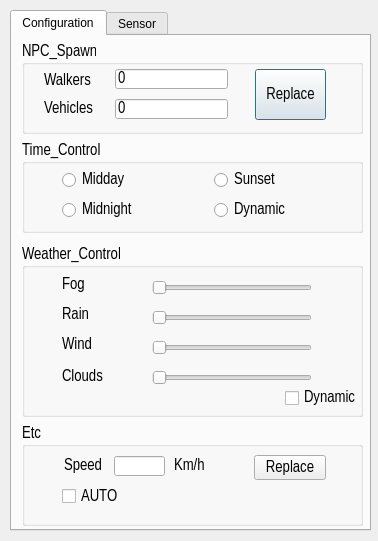
<?xml version="1.0" encoding="UTF-8"?>
<ui version="4.0">
 <class>Carla_Simulator</class>
 <widget class="QDialog" name="Carla_Simulator">
  <property name="geometry">
   <rect>
    <x>0</x>
    <y>0</y>
    <width>378</width>
    <height>541</height>
   </rect>
  </property>
  <property name="windowTitle">
   <string>Carla_Simulator</string>
  </property>
  <widget class="QTabWidget" name="Simulator">
   <property name="geometry">
    <rect>
     <x>10</x>
     <y>10</y>
     <width>361</width>
     <height>521</height>
    </rect>
   </property>
   <property name="currentIndex">
    <number>0</number>
   </property>
   <widget class="QWidget" name="tab">
    <attribute name="title">
     <string>Configuration</string>
    </attribute>
    <widget class="QGroupBox" name="groupBox_Time">
     <property name="geometry">
      <rect>
       <x>10</x>
       <y>106</y>
       <width>341</width>
       <height>91</height>
      </rect>
     </property>
     <property name="font">
      <font>
       <family>Arial Narrow</family>
       <pointsize>12</pointsize>
      </font>
     </property>
     <property name="title">
      <string>Time_Control</string>
     </property>
     <widget class="QRadioButton" name="radioButton_1">
      <property name="geometry">
       <rect>
        <x>40</x>
        <y>30</y>
        <width>90</width>
        <height>16</height>
       </rect>
      </property>
      <property name="font">
       <font>
        <family>Arial Narrow</family>
        <pointsize>12</pointsize>
       </font>
      </property>
      <property name="text">
       <string>Midday</string>
      </property>
     </widget>
     <widget class="QRadioButton" name="radioButton_2">
      <property name="geometry">
       <rect>
        <x>192</x>
        <y>30</y>
        <width>90</width>
        <height>16</height>
       </rect>
      </property>
      <property name="font">
       <font>
        <family>Arial Narrow</family>
        <pointsize>12</pointsize>
       </font>
      </property>
      <property name="text">
       <string>Sunset</string>
      </property>
     </widget>
     <widget class="QRadioButton" name="radioButton_3">
      <property name="geometry">
       <rect>
        <x>40</x>
        <y>60</y>
        <width>90</width>
        <height>16</height>
       </rect>
      </property>
      <property name="font">
       <font>
        <family>Arial Narrow</family>
        <pointsize>12</pointsize>
       </font>
      </property>
      <property name="text">
       <string>Midnight</string>
      </property>
     </widget>
     <widget class="QRadioButton" name="radioButton_auto">
      <property name="geometry">
       <rect>
        <x>192</x>
        <y>60</y>
        <width>90</width>
        <height>16</height>
       </rect>
      </property>
      <property name="font">
       <font>
        <family>Arial Narrow</family>
        <pointsize>12</pointsize>
       </font>
      </property>
      <property name="text">
       <string>Dynamic</string>
      </property>
     </widget>
    </widget>
    <widget class="QGroupBox" name="groupBox_NPC">
     <property name="geometry">
      <rect>
       <x>10</x>
       <y>7</y>
       <width>341</width>
       <height>91</height>
      </rect>
     </property>
     <property name="font">
      <font>
       <family>Arial Narrow</family>
       <pointsize>12</pointsize>
      </font>
     </property>
     <property name="title">
      <string>NPC_Spawn</string>
     </property>
     <widget class="QLineEdit" name="Edit_People">
      <property name="geometry">
       <rect>
        <x>93</x>
        <y>26</y>
        <width>113</width>
        <height>20</height>
       </rect>
      </property>
      <property name="text">
       <string>0</string>
      </property>
     </widget>
     <widget class="QLineEdit" name="Edit_Vehicle">
      <property name="geometry">
       <rect>
        <x>93</x>
        <y>56</y>
        <width>113</width>
        <height>20</height>
       </rect>
      </property>
      <property name="text">
       <string>0</string>
      </property>
     </widget>
     <widget class="QPushButton" name="pushButton_NPC_Spawn">
      <property name="geometry">
       <rect>
        <x>233</x>
        <y>26</y>
        <width>71</width>
        <height>51</height>
       </rect>
      </property>
      <property name="font">
       <font>
        <family>Arial Narrow</family>
        <pointsize>12</pointsize>
       </font>
      </property>
      <property name="text">
       <string>Replace</string>
      </property>
     </widget>
     <widget class="QLabel" name="label_9">
      <property name="geometry">
       <rect>
        <x>22</x>
        <y>28</y>
        <width>56</width>
        <height>20</height>
       </rect>
      </property>
      <property name="font">
       <font>
        <family>Arial Narrow</family>
        <pointsize>12</pointsize>
       </font>
      </property>
      <property name="text">
       <string>Walkers</string>
      </property>
     </widget>
     <widget class="QLabel" name="label_10">
      <property name="geometry">
       <rect>
        <x>22</x>
        <y>56</y>
        <width>56</width>
        <height>20</height>
       </rect>
      </property>
      <property name="font">
       <font>
        <family>Arial Narrow</family>
        <pointsize>12</pointsize>
       </font>
      </property>
      <property name="text">
       <string>Vehicles</string>
      </property>
     </widget>
    </widget>
    <widget class="QGroupBox" name="groupBox_Etc">
     <property name="geometry">
      <rect>
       <x>10</x>
       <y>389</y>
       <width>341</width>
       <height>101</height>
      </rect>
     </property>
     <property name="font">
      <font>
       <family>Arial Narrow</family>
       <pointsize>12</pointsize>
      </font>
     </property>
     <property name="title">
      <string>Etc</string>
     </property>
     <widget class="QPushButton" name="pushButton_Speed">
      <property name="geometry">
       <rect>
        <x>232</x>
        <y>30</y>
        <width>72</width>
        <height>25</height>
       </rect>
      </property>
      <property name="font">
       <font>
        <family>Arial Narrow</family>
        <pointsize>12</pointsize>
       </font>
      </property>
      <property name="text">
       <string>Replace</string>
      </property>
     </widget>
     <widget class="QCheckBox" name="checkBox_etc_auto">
      <property name="geometry">
       <rect>
        <x>40</x>
        <y>61</y>
        <width>81</width>
        <height>21</height>
       </rect>
      </property>
      <property name="font">
       <font>
        <family>Arial Narrow</family>
        <pointsize>12</pointsize>
       </font>
      </property>
      <property name="text">
       <string>AUTO</string>
      </property>
     </widget>
     <widget class="QLineEdit" name="lineEdit_speed">
      <property name="geometry">
       <rect>
        <x>92</x>
        <y>31</y>
        <width>51</width>
        <height>20</height>
       </rect>
      </property>
     </widget>
     <widget class="QLabel" name="label_11">
      <property name="geometry">
       <rect>
        <x>152</x>
        <y>31</y>
        <width>56</width>
        <height>20</height>
       </rect>
      </property>
      <property name="font">
       <font>
        <family>Arial Narrow</family>
        <pointsize>12</pointsize>
       </font>
      </property>
      <property name="text">
       <string>Km/h</string>
      </property>
     </widget>
     <widget class="QLabel" name="label_12">
      <property name="geometry">
       <rect>
        <x>42</x>
        <y>31</y>
        <width>41</width>
        <height>20</height>
       </rect>
      </property>
      <property name="font">
       <font>
        <family>Arial Narrow</family>
        <pointsize>12</pointsize>
       </font>
      </property>
      <property name="text">
       <string>Speed</string>
      </property>
     </widget>
    </widget>
    <widget class="QGroupBox" name="groupBox_Weather">
     <property name="geometry">
      <rect>
       <x>10</x>
       <y>210</y>
       <width>341</width>
       <height>171</height>
      </rect>
     </property>
     <property name="font">
      <font>
       <family>Arial Narrow</family>
       <pointsize>12</pointsize>
      </font>
     </property>
     <property name="title">
      <string>Weather_Control</string>
     </property>
     <widget class="QSlider" name="horizontalSlider_fog">
      <property name="geometry">
       <rect>
        <x>130</x>
        <y>31</y>
        <width>160</width>
        <height>22</height>
       </rect>
      </property>
      <property name="maximum">
       <number>100</number>
      </property>
      <property name="orientation">
       <enum>Qt::Horizontal</enum>
      </property>
     </widget>
     <widget class="QSlider" name="horizontalSlider_rain">
      <property name="geometry">
       <rect>
        <x>130</x>
        <y>61</y>
        <width>160</width>
        <height>22</height>
       </rect>
      </property>
      <property name="maximum">
       <number>100</number>
      </property>
      <property name="orientation">
       <enum>Qt::Horizontal</enum>
      </property>
     </widget>
     <widget class="QSlider" name="horizontalSlider_wind">
      <property name="geometry">
       <rect>
        <x>130</x>
        <y>91</y>
        <width>160</width>
        <height>22</height>
       </rect>
      </property>
      <property name="maximum">
       <number>100</number>
      </property>
      <property name="orientation">
       <enum>Qt::Horizontal</enum>
      </property>
     </widget>
     <widget class="QSlider" name="horizontalSlider_clouds">
      <property name="geometry">
       <rect>
        <x>130</x>
        <y>121</y>
        <width>160</width>
        <height>22</height>
       </rect>
      </property>
      <property name="maximum">
       <number>100</number>
      </property>
      <property name="orientation">
       <enum>Qt::Horizontal</enum>
      </property>
     </widget>
     <widget class="QCheckBox" name="checkBox_weather_auto">
      <property name="geometry">
       <rect>
        <x>263</x>
        <y>144</y>
        <width>73</width>
        <height>16</height>
       </rect>
      </property>
      <property name="font">
       <font>
        <family>Arial Narrow</family>
        <pointsize>12</pointsize>
       </font>
      </property>
      <property name="text">
       <string>Dynamic</string>
      </property>
     </widget>
     <widget class="QLabel" name="label_13">
      <property name="geometry">
       <rect>
        <x>40</x>
        <y>31</y>
        <width>56</width>
        <height>16</height>
       </rect>
      </property>
      <property name="font">
       <font>
        <family>Arial Narrow</family>
        <pointsize>12</pointsize>
       </font>
      </property>
      <property name="text">
       <string>Fog</string>
      </property>
     </widget>
     <widget class="QLabel" name="label_14">
      <property name="geometry">
       <rect>
        <x>40</x>
        <y>61</y>
        <width>56</width>
        <height>16</height>
       </rect>
      </property>
      <property name="font">
       <font>
        <family>Arial Narrow</family>
        <pointsize>12</pointsize>
       </font>
      </property>
      <property name="text">
       <string>Rain</string>
      </property>
     </widget>
     <widget class="QLabel" name="label_15">
      <property name="geometry">
       <rect>
        <x>40</x>
        <y>91</y>
        <width>56</width>
        <height>16</height>
       </rect>
      </property>
      <property name="font">
       <font>
        <family>Arial Narrow</family>
        <pointsize>12</pointsize>
       </font>
      </property>
      <property name="text">
       <string>Wind</string>
      </property>
     </widget>
     <widget class="QLabel" name="label_16">
      <property name="geometry">
       <rect>
        <x>40</x>
        <y>121</y>
        <width>56</width>
        <height>20</height>
       </rect>
      </property>
      <property name="font">
       <font>
        <family>Arial Narrow</family>
        <pointsize>12</pointsize>
       </font>
      </property>
      <property name="text">
       <string>Clouds</string>
      </property>
     </widget>
    </widget>
   </widget>
   <widget class="QWidget" name="tab_2">
    <attribute name="title">
     <string>Sensor</string>
    </attribute>
    <widget class="QTabWidget" name="tabWidget_Sensor_control">
     <property name="geometry">
      <rect>
       <x>7</x>
       <y>12</y>
       <width>342</width>
       <height>251</height>
      </rect>
     </property>
     <property name="currentIndex">
      <number>0</number>
     </property>
     <widget class="QWidget" name="tab_3">
      <attribute name="title">
       <string>RGB</string>
      </attribute>
      <widget class="QLabel" name="label">
       <property name="geometry">
        <rect>
         <x>20</x>
         <y>20</y>
         <width>81</width>
         <height>21</height>
        </rect>
       </property>
       <property name="font">
        <font>
         <family>Arial Narrow</family>
         <pointsize>12</pointsize>
        </font>
       </property>
       <property name="text">
        <string>Image Size X</string>
       </property>
      </widget>
      <widget class="QLabel" name="label_2">
       <property name="geometry">
        <rect>
         <x>20</x>
         <y>60</y>
         <width>81</width>
         <height>21</height>
        </rect>
       </property>
       <property name="font">
        <font>
         <family>Arial Narrow</family>
         <pointsize>12</pointsize>
        </font>
       </property>
       <property name="text">
        <string>Image Size Y</string>
       </property>
      </widget>
      <widget class="QLineEdit" name="lineEdit_RGB_X">
       <property name="geometry">
        <rect>
         <x>130</x>
         <y>21</y>
         <width>91</width>
         <height>21</height>
        </rect>
       </property>
       <property name="font">
        <font>
         <family>Arial Narrow</family>
         <pointsize>12</pointsize>
        </font>
       </property>
       <property name="text">
        <string/>
       </property>
      </widget>
      <widget class="QLineEdit" name="lineEdit_RGB_Y">
       <property name="geometry">
        <rect>
         <x>130</x>
         <y>61</y>
         <width>91</width>
         <height>21</height>
        </rect>
       </property>
       <property name="font">
        <font>
         <family>Arial Narrow</family>
         <pointsize>12</pointsize>
        </font>
       </property>
      </widget>
      <widget class="QLabel" name="label_3">
       <property name="geometry">
        <rect>
         <x>20</x>
         <y>99</y>
         <width>81</width>
         <height>21</height>
        </rect>
       </property>
       <property name="font">
        <font>
         <family>Arial Narrow</family>
         <pointsize>12</pointsize>
        </font>
       </property>
       <property name="text">
        <string>Field of View</string>
       </property>
      </widget>
      <widget class="QLineEdit" name="lineEdit_RGB_Fov">
       <property name="geometry">
        <rect>
         <x>130</x>
         <y>100</y>
         <width>91</width>
         <height>21</height>
        </rect>
       </property>
       <property name="font">
        <font>
         <family>Arial Narrow</family>
         <pointsize>12</pointsize>
        </font>
       </property>
       <property name="text">
        <string>110</string>
       </property>
      </widget>
      <widget class="QLabel" name="label_4">
       <property name="geometry">
        <rect>
         <x>20</x>
         <y>139</y>
         <width>81</width>
         <height>21</height>
        </rect>
       </property>
       <property name="font">
        <font>
         <family>Arial Narrow</family>
         <pointsize>12</pointsize>
        </font>
       </property>
       <property name="text">
        <string>Filming  Time</string>
       </property>
      </widget>
      <widget class="QLineEdit" name="lineEdit_RGB_Time">
       <property name="geometry">
        <rect>
         <x>130</x>
         <y>140</y>
         <width>91</width>
         <height>21</height>
        </rect>
       </property>
       <property name="font">
        <font>
         <family>Arial Narrow</family>
         <pointsize>12</pointsize>
        </font>
       </property>
       <property name="text">
        <string>120</string>
       </property>
      </widget>
      <widget class="QLabel" name="label_5">
       <property name="geometry">
        <rect>
         <x>240</x>
         <y>20</y>
         <width>56</width>
         <height>19</height>
        </rect>
       </property>
       <property name="font">
        <font>
         <family>Arial Narrow</family>
         <pointsize>12</pointsize>
        </font>
       </property>
       <property name="text">
        <string>pixel</string>
       </property>
      </widget>
      <widget class="QLabel" name="label_6">
       <property name="geometry">
        <rect>
         <x>240</x>
         <y>59</y>
         <width>56</width>
         <height>20</height>
        </rect>
       </property>
       <property name="font">
        <font>
         <family>Arial Narrow</family>
         <pointsize>12</pointsize>
        </font>
       </property>
       <property name="text">
        <string>pixel</string>
       </property>
      </widget>
      <widget class="QLabel" name="label_7">
       <property name="geometry">
        <rect>
         <x>240</x>
         <y>104</y>
         <width>56</width>
         <height>12</height>
        </rect>
       </property>
       <property name="font">
        <font>
         <family>Arial Narrow</family>
         <pointsize>12</pointsize>
        </font>
       </property>
       <property name="text">
        <string>degree</string>
       </property>
      </widget>
      <widget class="QLabel" name="label_8">
       <property name="geometry">
        <rect>
         <x>240</x>
         <y>144</y>
         <width>56</width>
         <height>12</height>
        </rect>
       </property>
       <property name="font">
        <font>
         <family>Arial Narrow</family>
         <pointsize>12</pointsize>
        </font>
       </property>
       <property name="text">
        <string>second</string>
       </property>
      </widget>
     </widget>
     <widget class="QWidget" name="tab_4">
      <attribute name="title">
       <string>Depth</string>
      </attribute>
      <widget class="QLabel" name="label_20">
       <property name="geometry">
        <rect>
         <x>240</x>
         <y>104</y>
         <width>56</width>
         <height>12</height>
        </rect>
       </property>
       <property name="font">
        <font>
         <family>Arial Narrow</family>
         <pointsize>12</pointsize>
        </font>
       </property>
       <property name="text">
        <string>degree</string>
       </property>
      </widget>
      <widget class="QLabel" name="label_21">
       <property name="geometry">
        <rect>
         <x>20</x>
         <y>60</y>
         <width>81</width>
         <height>21</height>
        </rect>
       </property>
       <property name="font">
        <font>
         <family>Arial Narrow</family>
         <pointsize>12</pointsize>
        </font>
       </property>
       <property name="text">
        <string>Image Size Y</string>
       </property>
      </widget>
      <widget class="QLineEdit" name="lineEdit_Depth_Time">
       <property name="geometry">
        <rect>
         <x>130</x>
         <y>140</y>
         <width>91</width>
         <height>21</height>
        </rect>
       </property>
       <property name="font">
        <font>
         <family>Arial Narrow</family>
         <pointsize>12</pointsize>
        </font>
       </property>
       <property name="text">
        <string>120</string>
       </property>
      </widget>
      <widget class="QLineEdit" name="lineEdit_Depth_Fov">
       <property name="geometry">
        <rect>
         <x>130</x>
         <y>100</y>
         <width>91</width>
         <height>21</height>
        </rect>
       </property>
       <property name="font">
        <font>
         <family>Arial Narrow</family>
         <pointsize>12</pointsize>
        </font>
       </property>
       <property name="text">
        <string>110</string>
       </property>
      </widget>
      <widget class="QLineEdit" name="lineEdit_Depth_Y">
       <property name="geometry">
        <rect>
         <x>130</x>
         <y>61</y>
         <width>91</width>
         <height>21</height>
        </rect>
       </property>
       <property name="font">
        <font>
         <family>Arial Narrow</family>
         <pointsize>12</pointsize>
        </font>
       </property>
      </widget>
      <widget class="QLabel" name="label_22">
       <property name="geometry">
        <rect>
         <x>240</x>
         <y>20</y>
         <width>56</width>
         <height>19</height>
        </rect>
       </property>
       <property name="font">
        <font>
         <family>Arial Narrow</family>
         <pointsize>12</pointsize>
        </font>
       </property>
       <property name="text">
        <string>pixel</string>
       </property>
      </widget>
      <widget class="QLineEdit" name="lineEdit_Depth_X">
       <property name="geometry">
        <rect>
         <x>130</x>
         <y>21</y>
         <width>91</width>
         <height>21</height>
        </rect>
       </property>
       <property name="font">
        <font>
         <family>Arial Narrow</family>
         <pointsize>12</pointsize>
        </font>
       </property>
      </widget>
      <widget class="QLabel" name="label_23">
       <property name="geometry">
        <rect>
         <x>240</x>
         <y>144</y>
         <width>56</width>
         <height>12</height>
        </rect>
       </property>
       <property name="font">
        <font>
         <family>Arial Narrow</family>
         <pointsize>12</pointsize>
        </font>
       </property>
       <property name="text">
        <string>second</string>
       </property>
      </widget>
      <widget class="QLabel" name="label_24">
       <property name="geometry">
        <rect>
         <x>20</x>
         <y>20</y>
         <width>81</width>
         <height>21</height>
        </rect>
       </property>
       <property name="font">
        <font>
         <family>Arial Narrow</family>
         <pointsize>12</pointsize>
        </font>
       </property>
       <property name="text">
        <string>Image Size X</string>
       </property>
      </widget>
      <widget class="QLabel" name="label_25">
       <property name="geometry">
        <rect>
         <x>20</x>
         <y>139</y>
         <width>81</width>
         <height>21</height>
        </rect>
       </property>
       <property name="font">
        <font>
         <family>Arial Narrow</family>
         <pointsize>12</pointsize>
        </font>
       </property>
       <property name="text">
        <string>Filming  Time</string>
       </property>
      </widget>
      <widget class="QLabel" name="label_26">
       <property name="geometry">
        <rect>
         <x>20</x>
         <y>99</y>
         <width>81</width>
         <height>21</height>
        </rect>
       </property>
       <property name="font">
        <font>
         <family>Arial Narrow</family>
         <pointsize>12</pointsize>
        </font>
       </property>
       <property name="text">
        <string>Field of View</string>
       </property>
      </widget>
      <widget class="QLabel" name="label_27">
       <property name="geometry">
        <rect>
         <x>240</x>
         <y>59</y>
         <width>56</width>
         <height>20</height>
        </rect>
       </property>
       <property name="font">
        <font>
         <family>Arial Narrow</family>
         <pointsize>12</pointsize>
        </font>
       </property>
       <property name="text">
        <string>pixel</string>
       </property>
      </widget>
     </widget>
     <widget class="QWidget" name="tab_5">
      <attribute name="title">
       <string>Lider</string>
      </attribute>
      <widget class="QLabel" name="label_29">
       <property name="geometry">
        <rect>
         <x>24</x>
         <y>42</y>
         <width>81</width>
         <height>21</height>
        </rect>
       </property>
       <property name="font">
        <font>
         <family>Arial Narrow</family>
         <pointsize>12</pointsize>
        </font>
       </property>
       <property name="text">
        <string>Max Distance</string>
       </property>
      </widget>
      <widget class="QLineEdit" name="lineEdit_Lider_rotation">
       <property name="geometry">
        <rect>
         <x>154</x>
         <y>103</y>
         <width>91</width>
         <height>21</height>
        </rect>
       </property>
       <property name="font">
        <font>
         <family>Arial Narrow</family>
         <pointsize>12</pointsize>
        </font>
       </property>
       <property name="text">
        <string>40</string>
       </property>
      </widget>
      <widget class="QLineEdit" name="lineEdit_Lider_Points_Second">
       <property name="geometry">
        <rect>
         <x>154</x>
         <y>73</y>
         <width>91</width>
         <height>21</height>
        </rect>
       </property>
       <property name="font">
        <font>
         <family>Arial Narrow</family>
         <pointsize>12</pointsize>
        </font>
       </property>
       <property name="text">
        <string>100000</string>
       </property>
      </widget>
      <widget class="QLineEdit" name="lineEdit_Lider_Max">
       <property name="geometry">
        <rect>
         <x>154</x>
         <y>43</y>
         <width>91</width>
         <height>21</height>
        </rect>
       </property>
       <property name="font">
        <font>
         <family>Arial Narrow</family>
         <pointsize>12</pointsize>
        </font>
       </property>
       <property name="text">
        <string>50</string>
       </property>
      </widget>
      <widget class="QLineEdit" name="lineEdit_Lider_Number">
       <property name="geometry">
        <rect>
         <x>154</x>
         <y>12</y>
         <width>91</width>
         <height>21</height>
        </rect>
       </property>
       <property name="font">
        <font>
         <family>Arial Narrow</family>
         <pointsize>12</pointsize>
        </font>
       </property>
       <property name="text">
        <string>60</string>
       </property>
      </widget>
      <widget class="QLabel" name="label_32">
       <property name="geometry">
        <rect>
         <x>24</x>
         <y>12</y>
         <width>111</width>
         <height>21</height>
        </rect>
       </property>
       <property name="font">
        <font>
         <family>Arial Narrow</family>
         <pointsize>12</pointsize>
        </font>
       </property>
       <property name="text">
        <string>Number of Lasers</string>
       </property>
      </widget>
      <widget class="QLabel" name="label_33">
       <property name="geometry">
        <rect>
         <x>24</x>
         <y>102</y>
         <width>121</width>
         <height>21</height>
        </rect>
       </property>
       <property name="font">
        <font>
         <family>Arial Narrow</family>
         <pointsize>12</pointsize>
        </font>
       </property>
       <property name="text">
        <string>Rotation Frequency</string>
       </property>
      </widget>
      <widget class="QLabel" name="label_34">
       <property name="geometry">
        <rect>
         <x>24</x>
         <y>72</y>
         <width>91</width>
         <height>21</height>
        </rect>
       </property>
       <property name="font">
        <font>
         <family>Arial Narrow</family>
         <pointsize>12</pointsize>
        </font>
       </property>
       <property name="text">
        <string>Points Second</string>
       </property>
      </widget>
      <widget class="QLabel" name="label_28">
       <property name="geometry">
        <rect>
         <x>263</x>
         <y>47</y>
         <width>56</width>
         <height>12</height>
        </rect>
       </property>
       <property name="font">
        <font>
         <family>Arial Narrow</family>
         <pointsize>12</pointsize>
        </font>
       </property>
       <property name="text">
        <string>meters</string>
       </property>
      </widget>
      <widget class="QLineEdit" name="lineEdit_Lider_Highest">
       <property name="geometry">
        <rect>
         <x>154</x>
         <y>133</y>
         <width>91</width>
         <height>21</height>
        </rect>
       </property>
       <property name="font">
        <font>
         <family>Arial Narrow</family>
         <pointsize>12</pointsize>
        </font>
       </property>
       <property name="text">
        <string>20</string>
       </property>
      </widget>
      <widget class="QLabel" name="label_35">
       <property name="geometry">
        <rect>
         <x>24</x>
         <y>132</y>
         <width>81</width>
         <height>21</height>
        </rect>
       </property>
       <property name="font">
        <font>
         <family>Arial Narrow</family>
         <pointsize>12</pointsize>
        </font>
       </property>
       <property name="text">
        <string>Highest Laser</string>
       </property>
      </widget>
      <widget class="QLineEdit" name="lineEdit_Lider_Time">
       <property name="geometry">
        <rect>
         <x>154</x>
         <y>192</y>
         <width>91</width>
         <height>21</height>
        </rect>
       </property>
       <property name="font">
        <font>
         <family>Arial Narrow</family>
         <pointsize>12</pointsize>
        </font>
       </property>
       <property name="text">
        <string>0</string>
       </property>
      </widget>
      <widget class="QLabel" name="label_36">
       <property name="geometry">
        <rect>
         <x>24</x>
         <y>191</y>
         <width>81</width>
         <height>21</height>
        </rect>
       </property>
       <property name="font">
        <font>
         <family>Arial Narrow</family>
         <pointsize>12</pointsize>
        </font>
       </property>
       <property name="text">
        <string>Filming  Time</string>
       </property>
      </widget>
      <widget class="QLabel" name="label_37">
       <property name="geometry">
        <rect>
         <x>24</x>
         <y>161</y>
         <width>81</width>
         <height>21</height>
        </rect>
       </property>
       <property name="font">
        <font>
         <family>Arial Narrow</family>
         <pointsize>12</pointsize>
        </font>
       </property>
       <property name="text">
        <string>Lowest Laser</string>
       </property>
      </widget>
      <widget class="QLineEdit" name="lineEdit_Lider_Lowest">
       <property name="geometry">
        <rect>
         <x>154</x>
         <y>162</y>
         <width>91</width>
         <height>21</height>
        </rect>
       </property>
       <property name="font">
        <font>
         <family>Arial Narrow</family>
         <pointsize>12</pointsize>
        </font>
       </property>
       <property name="text">
        <string>-20</string>
       </property>
      </widget>
      <widget class="QLabel" name="label_30">
       <property name="geometry">
        <rect>
         <x>262</x>
         <y>196</y>
         <width>56</width>
         <height>12</height>
        </rect>
       </property>
       <property name="font">
        <font>
         <family>Arial Narrow</family>
         <pointsize>12</pointsize>
        </font>
       </property>
       <property name="text">
        <string>second</string>
       </property>
      </widget>
      <widget class="QLabel" name="label_31">
       <property name="geometry">
        <rect>
         <x>262</x>
         <y>76</y>
         <width>56</width>
         <height>12</height>
        </rect>
       </property>
       <property name="font">
        <font>
         <family>Arial Narrow</family>
         <pointsize>12</pointsize>
        </font>
       </property>
       <property name="text">
        <string>second</string>
       </property>
      </widget>
      <widget class="QLabel" name="label_38">
       <property name="geometry">
        <rect>
         <x>262</x>
         <y>137</y>
         <width>56</width>
         <height>12</height>
        </rect>
       </property>
       <property name="font">
        <font>
         <family>Arial Narrow</family>
         <pointsize>12</pointsize>
        </font>
       </property>
       <property name="text">
        <string>degree</string>
       </property>
      </widget>
      <widget class="QLabel" name="label_39">
       <property name="geometry">
        <rect>
         <x>262</x>
         <y>166</y>
         <width>56</width>
         <height>12</height>
        </rect>
       </property>
       <property name="font">
        <font>
         <family>Arial Narrow</family>
         <pointsize>12</pointsize>
        </font>
       </property>
       <property name="text">
        <string>degree</string>
       </property>
      </widget>
     </widget>
    </widget>
    <widget class="QPushButton" name="pushButton_Stop">
     <property name="geometry">
      <rect>
       <x>255</x>
       <y>440</y>
       <width>81</width>
       <height>28</height>
      </rect>
     </property>
     <property name="font">
      <font>
       <family>Arial Narrow</family>
       <pointsize>12</pointsize>
      </font>
     </property>
     <property name="text">
      <string>Stop</string>
     </property>
    </widget>
    <widget class="QPushButton" name="pushButton_Play">
     <property name="geometry">
      <rect>
       <x>138</x>
       <y>440</y>
       <width>81</width>
       <height>28</height>
      </rect>
     </property>
     <property name="font">
      <font>
       <family>Arial Narrow</family>
       <pointsize>12</pointsize>
      </font>
     </property>
     <property name="text">
      <string>Play</string>
     </property>
    </widget>
    <widget class="QPushButton" name="pushButton_Setting">
     <property name="geometry">
      <rect>
       <x>21</x>
       <y>440</y>
       <width>81</width>
       <height>28</height>
      </rect>
     </property>
     <property name="font">
      <font>
       <family>Arial Narrow</family>
       <pointsize>12</pointsize>
      </font>
     </property>
     <property name="text">
      <string>Setting</string>
     </property>
    </widget>
    <widget class="QTabWidget" name="tabWidget_sensor_Transform">
     <property name="geometry">
      <rect>
       <x>7</x>
       <y>273</y>
       <width>341</width>
       <height>146</height>
      </rect>
     </property>
     <property name="currentIndex">
      <number>0</number>
     </property>
     <widget class="QWidget" name="tab_6">
      <attribute name="title">
       <string>Location</string>
      </attribute>
      <widget class="QLabel" name="label_18">
       <property name="geometry">
        <rect>
         <x>28</x>
         <y>50</y>
         <width>31</width>
         <height>16</height>
        </rect>
       </property>
       <property name="font">
        <font>
         <family>Arial Narrow</family>
         <pointsize>12</pointsize>
        </font>
       </property>
       <property name="text">
        <string>Y</string>
       </property>
      </widget>
      <widget class="QLabel" name="label_17">
       <property name="geometry">
        <rect>
         <x>28</x>
         <y>80</y>
         <width>21</width>
         <height>16</height>
        </rect>
       </property>
       <property name="font">
        <font>
         <family>Arial Narrow</family>
         <pointsize>12</pointsize>
        </font>
       </property>
       <property name="text">
        <string>Z</string>
       </property>
      </widget>
      <widget class="QLabel" name="label_19">
       <property name="geometry">
        <rect>
         <x>28</x>
         <y>20</y>
         <width>31</width>
         <height>16</height>
        </rect>
       </property>
       <property name="font">
        <font>
         <family>Arial Narrow</family>
         <pointsize>12</pointsize>
        </font>
       </property>
       <property name="text">
        <string>X</string>
       </property>
      </widget>
      <widget class="QLineEdit" name="lineEdit_Location_X">
       <property name="geometry">
        <rect>
         <x>130</x>
         <y>20</y>
         <width>113</width>
         <height>20</height>
        </rect>
       </property>
       <property name="text">
        <string>1.0</string>
       </property>
      </widget>
      <widget class="QLineEdit" name="lineEdit_Location_Z">
       <property name="geometry">
        <rect>
         <x>130</x>
         <y>80</y>
         <width>113</width>
         <height>20</height>
        </rect>
       </property>
       <property name="text">
        <string>0.0</string>
       </property>
      </widget>
      <widget class="QLineEdit" name="lineEdit_Location_Y">
       <property name="geometry">
        <rect>
         <x>130</x>
         <y>50</y>
         <width>113</width>
         <height>20</height>
        </rect>
       </property>
       <property name="text">
        <string>1.0</string>
       </property>
      </widget>
     </widget>
     <widget class="QWidget" name="tab_7">
      <attribute name="title">
       <string>Rotation</string>
      </attribute>
      <widget class="QLabel" name="label_40">
       <property name="geometry">
        <rect>
         <x>28</x>
         <y>50</y>
         <width>41</width>
         <height>16</height>
        </rect>
       </property>
       <property name="font">
        <font>
         <family>Arial Narrow</family>
         <pointsize>12</pointsize>
        </font>
       </property>
       <property name="text">
        <string>Pitch</string>
       </property>
      </widget>
      <widget class="QLabel" name="label_41">
       <property name="geometry">
        <rect>
         <x>28</x>
         <y>80</y>
         <width>41</width>
         <height>16</height>
        </rect>
       </property>
       <property name="font">
        <font>
         <family>Arial Narrow</family>
         <pointsize>12</pointsize>
        </font>
       </property>
       <property name="text">
        <string>Yaw</string>
       </property>
      </widget>
      <widget class="QLabel" name="label_42">
       <property name="geometry">
        <rect>
         <x>28</x>
         <y>20</y>
         <width>31</width>
         <height>16</height>
        </rect>
       </property>
       <property name="font">
        <font>
         <family>Arial Narrow</family>
         <pointsize>12</pointsize>
        </font>
       </property>
       <property name="text">
        <string>Roll</string>
       </property>
      </widget>
      <widget class="QLineEdit" name="lineEdit_Rotation_Roll">
       <property name="geometry">
        <rect>
         <x>130</x>
         <y>20</y>
         <width>113</width>
         <height>20</height>
        </rect>
       </property>
       <property name="text">
        <string>0.0</string>
       </property>
      </widget>
      <widget class="QLineEdit" name="lineEdit_Rotation_Pitch">
       <property name="geometry">
        <rect>
         <x>130</x>
         <y>50</y>
         <width>113</width>
         <height>20</height>
        </rect>
       </property>
       <property name="text">
        <string>0.0</string>
       </property>
      </widget>
      <widget class="QLineEdit" name="lineEdit_Rotation_Yaw">
       <property name="geometry">
        <rect>
         <x>130</x>
         <y>80</y>
         <width>113</width>
         <height>20</height>
        </rect>
       </property>
       <property name="text">
        <string>0.0</string>
       </property>
      </widget>
     </widget>
    </widget>
   </widget>
  </widget>
 </widget>
 <resources/>
 <connections/>
</ui>
